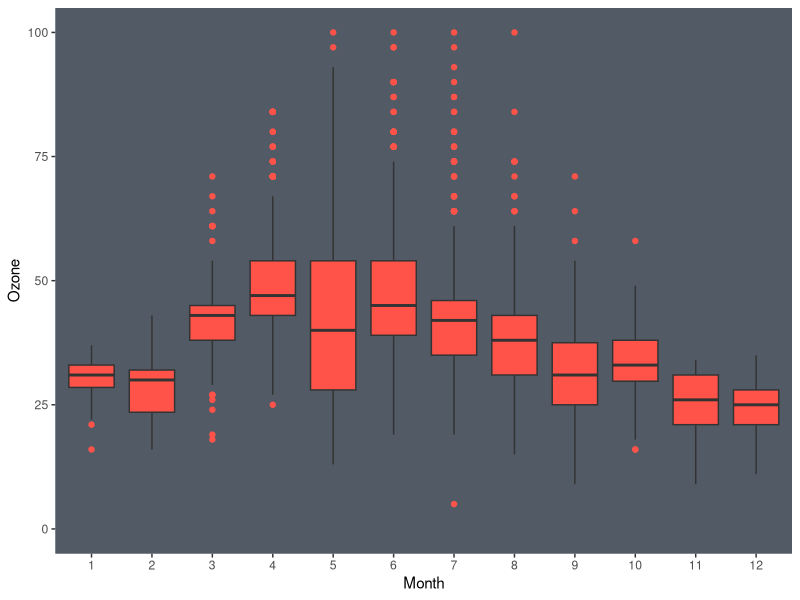
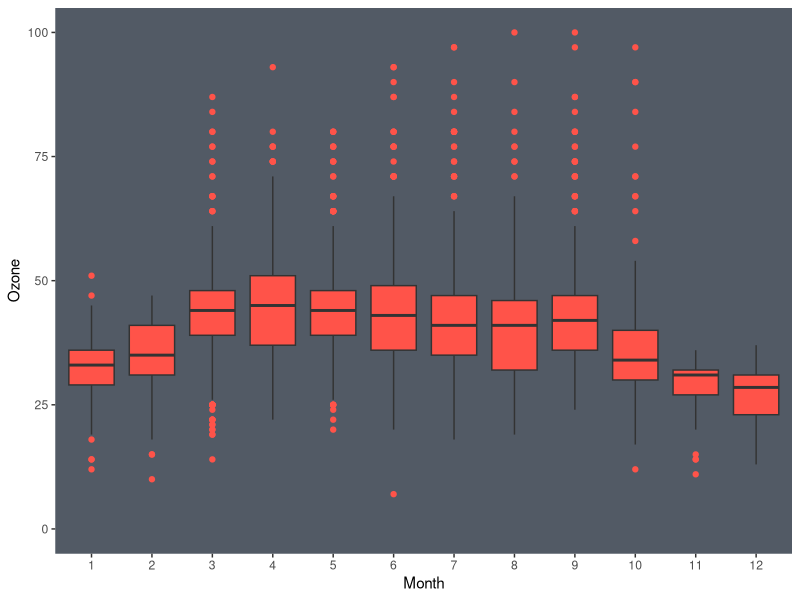

These figures' R source, in order:
## ---- chunk 1
library(here)
## ---- chunk 2
#Import libraries
library(tidyverse)
library(here)
library(knitr)

#Import EPA data (from the processed_KEY folder) & fix dates
epa_data <- read.csv("./Data/Processed/EPAair_O3_PM25_NC1819_Processed.csv",
  stringsAsFactors = TRUE) %>% 
  mutate(Date = ymd(Date))
## ---- chunk 3
#Compute mean PM2.5 concentration for each county, sorted by value
summary_PM25 <- epa_data %>% 
  drop_na(PM2.5) %>% 
  group_by(County) %>%  #County is stored as factor. 
  summarize(mean_PM2.5 = mean(PM2.5)) %>% 
  arrange(mean_PM2.5)

#Compute mean ozone concentration for each county, sorted by value
summary_Ozone <- epa_data %>% 
  drop_na(Ozone) %>% 
  group_by(County) %>% 
  summarize(
    mean_Ozone = mean(Ozone)) %>% 
  arrange(mean_Ozone)

#Use the `kable` function to produce the 2 tables in markdown format
## ---- chunk 4
#Table: Mean Particulates (2.5 mm)
knitr::kable(summary_PM25, caption = "Mean Particulates (2.5mm)", digits= c(NA, 2), 
col.names = c("County", "µg/m3")) 

#Table: Mean Ozone
knitr::kable(summary_Ozone, caption = "Mean Ozone", digits = c(NA,2), 
             col.names = c("County", "µg/m3"))
## ---- chunk 5
#Boxplot: Ozone Level Distribution:2018 

Boxplot2018Data <- epa_data %>% 
  filter(year == 2018) 
  
Boxplot2018 <-Boxplot2018Data %>% 
  ggplot(aes(x= factor(month), y=Ozone))+
  geom_boxplot(outlier.color = "#FF5349", fill="#FF5349")+
  labs(
    x="Month", 
    y="Ozone"
  )+
  scale_y_continuous(limits = c(0,100), breaks = c(0,25,50,75,100))+
  theme(
    panel.background = element_rect(
      fill = "#525A65"),
    panel.grid = element_blank()
    )

Boxplot2018

## ---- chunk 6
#Boxplot: Ozone Level Distribution:2019

Boxplot2019Data <- epa_data %>% 
  filter(year==2019)

Boxplot2019 <- Boxplot2019Data %>% 
  ggplot(aes(x=factor(month), y=Ozone))+
  geom_boxplot(outlier.color = "#FF5349", fill ="#FF5349")+
  labs(
    x="Month", 
    y="Ozone"
  )+
  scale_y_continuous(limits = c(0,100),breaks = c(0,25,50,75,100)
  )+
  theme(
    panel.background = element_rect(
      fill="#525A65"), 
    panel.grid=element_blank()
    )
Boxplot2019
